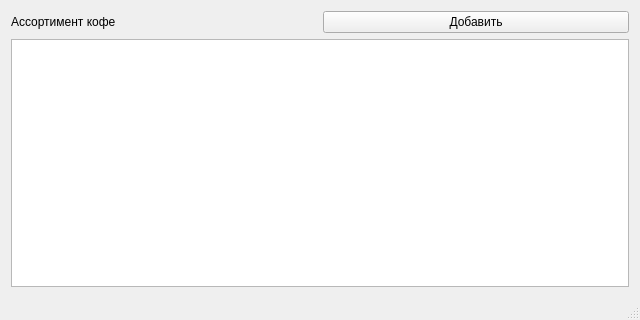
<?xml version="1.0" encoding="UTF-8"?>
<ui version="4.0">
 <class>MainWindow</class>
 <widget class="QMainWindow" name="MainWindow">
  <property name="geometry">
   <rect>
    <x>0</x>
    <y>0</y>
    <width>640</width>
    <height>320</height>
   </rect>
  </property>
  <property name="minimumSize">
   <size>
    <width>640</width>
    <height>320</height>
   </size>
  </property>
  <property name="maximumSize">
   <size>
    <width>640</width>
    <height>320</height>
   </size>
  </property>
  <property name="windowTitle">
   <string>Ассортимент </string>
  </property>
  <widget class="QWidget" name="centralWidget">
   <layout class="QGridLayout" name="gridLayout">
    <item row="0" column="0">
     <widget class="QLabel" name="label">
      <property name="text">
       <string>Ассортимент кофе</string>
      </property>
     </widget>
    </item>
    <item row="0" column="1">
     <widget class="QPushButton" name="addInfoButton">
      <property name="text">
       <string>Добавить</string>
      </property>
     </widget>
    </item>
    <item row="1" column="0" colspan="2">
     <widget class="QTableWidget" name="tableWidget"/>
    </item>
   </layout>
  </widget>
  <widget class="QStatusBar" name="statusBar"/>
 </widget>
 <layoutdefault spacing="6" margin="11"/>
 <resources/>
 <connections/>
</ui>
